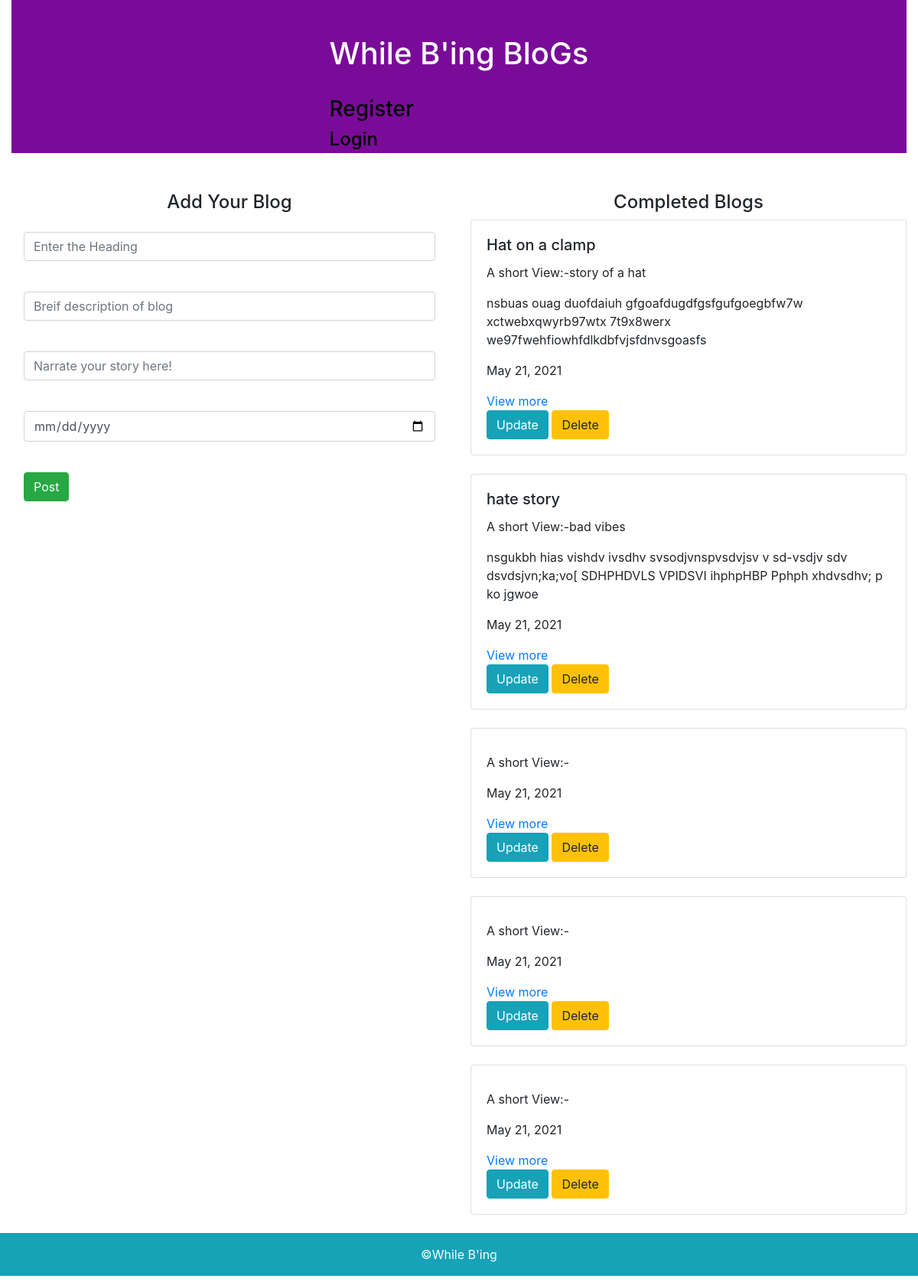
The page / on the database its author committed.
### blogapp/models.py (models this page shows, shortened)
class Blogs(models.Model):
    heading=models.CharField(max_length=100)
    desc=models.CharField(max_length=200)
    content=models.TextField(default=True)
    date=models.DateField(default=datetime.date.today)

### blogapp/views.py (the view, shortened to what this page needs)
# urls.py: path('',views.blogview,name='blogview'),
def blogview(request):
    obj1=Blogs.objects.all()
    return render(request,'blogview.html',{'obj1':obj1})

### templates/blogview.html (shortened to what this page needs)
{% extends 'base.html' %}
{% block content %}
<div class="container-fluid">
    <div class="row">
        <div class="col-md-12">
            <div class="banner">
                <div class="banner-text" style="color:white">
                    <h1>While B'ing BloGs</h1><br>
                    {% if user.is_authenticated %}
                    <h3 style="color:cyan" align="right">Hai, {{user.username}}</h3>
                    <h4 align="right"><a href="accounts/logout" style="color:black">Logout</a></h4>
                    {% else %}
                    <h3><a href="accounts/register" style="color:black">Register</a></h3>
                    <h4><a href="accounts/login" style="color:black">Login</a></h4>
                    {% endif %}
                </div>
            </div>
        </div>
    </div>
<div class="row">
    <div class="col-md-6">
        <h4 align="center">Add Your Blog</h4>
        <form method="post" class="p-3 shadow">
        <div class="form-group">
        <input type="text" name="heading" class="form-control" placeholder="Enter the Heading"><br>
        </div>
        <div class="form-group">
        <input type="text" name="desc" class="form-control" placeholder="Breif description of blog"><br>
        </div>
        <div class="form-group">
        <input type="text" name="content" class="form-control" placeholder="Narrate your story here!"><br></div>
        <div class="form-group">
        <input type="date" name="date" class="form-control" placeholder="created on"><br>
        </div>
        <input type="submit" value="Post" class="btn btn-success">
        </form>
    </div>
    <div class="col-md-6">
        <h4 align="center">Completed Blogs</h4>
       {% for i in obj1 %}
        <div class="shadow card">
        <div class="card-body">
            <h5 class="card-title">{{i.heading}}</h5>
            <p>A short View:-{{i.desc}}</p>
            <p>{{i.content}}</p>
            <p>{{i.date}}</p><a  href="{% url 'cbvdetail' i.pk %}">View more</a><br>
            <a class="btn btn-info" href="{% url 'update' i.id %}">Update</a>
            <a class="btn btn-warning" href="{% url 'delete' i.id %}">Delete</a>
        </div>
        </div>
        <br>
        {% endfor %}
    </div>
</div>
</div>
<div class="p-3 mb-2 bg-info text-white" align="center">&copy;While B'ing</div>
{% endblock %}

### templates/base.html (shortened to what this page needs)
{% load static %}
<!DOCTYPE html>
<html lang="en">
<head>
    <link rel="stylesheet" href="https://maxcdn.bootstrapcdn.com/bootstrap/4.0.0/css/bootstrap.min.css">
    <link rel="stylesheet" href="{% static 'style.css' %}">
</head>
<body>
{% block content %}
{% endblock %}
</body>
</html>

### static/style.css (style rules this page uses)
.banner { background-color:#7a0b99; width:100%; height:200px; margin-bottom:50px; }
.banner-text { top:50%; left:50%; position:absolute; transform:translate(-50%,-50%) }

### rows shown on the page
Blogs: heading "Hat on a clamp", desc "story of a hat", content "nsbuas ouag duofdaiuh gfgoafdugdfgsfgufgoegbfw7w xctwebxqwyrb97wtx 7t9x8werx we97fwehfiowhfdlkdbfvjsfdnvsgoasfs", date "May 21, 2021"
Blogs: heading "hate story", desc "bad vibes", content "nsgukbh hias vishdv ivsdhv svsodjvnspvsdvjsv v sd-vsdjv sdv dsvdsjvn;ka;vo[ SDHPHDVLS VPIDSVI ihphpHBP Pphph xhdvsdhv; p ko jgwoe", date "May 21, 2021"
Blogs: date "May 21, 2021"
Blogs: date "May 21, 2021"
Blogs: date "May 21, 2021"
